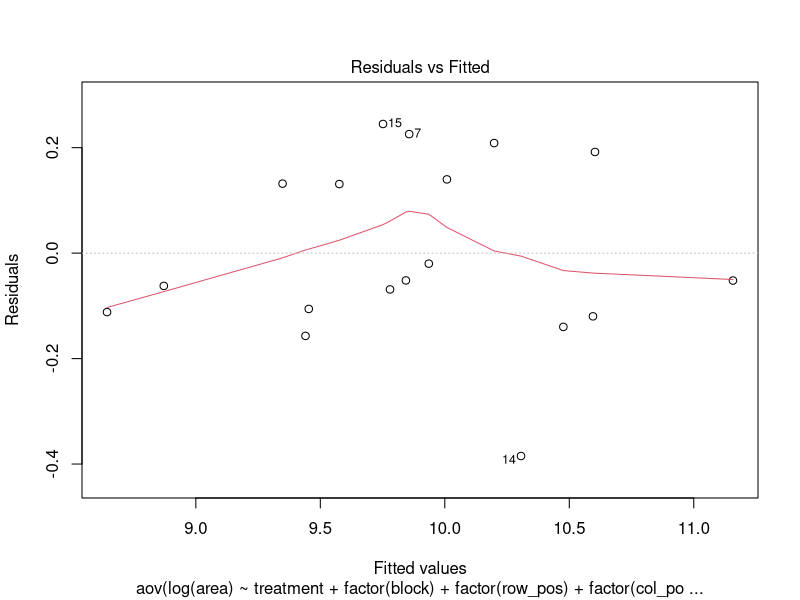
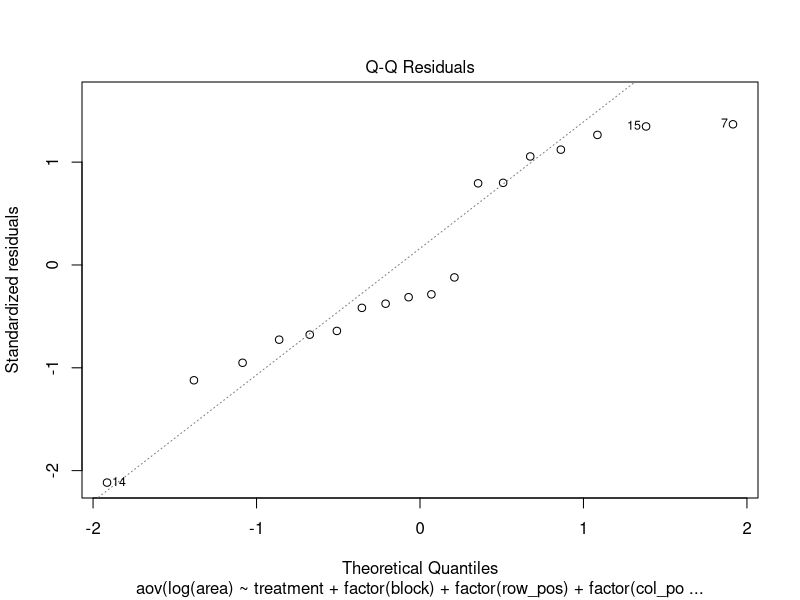
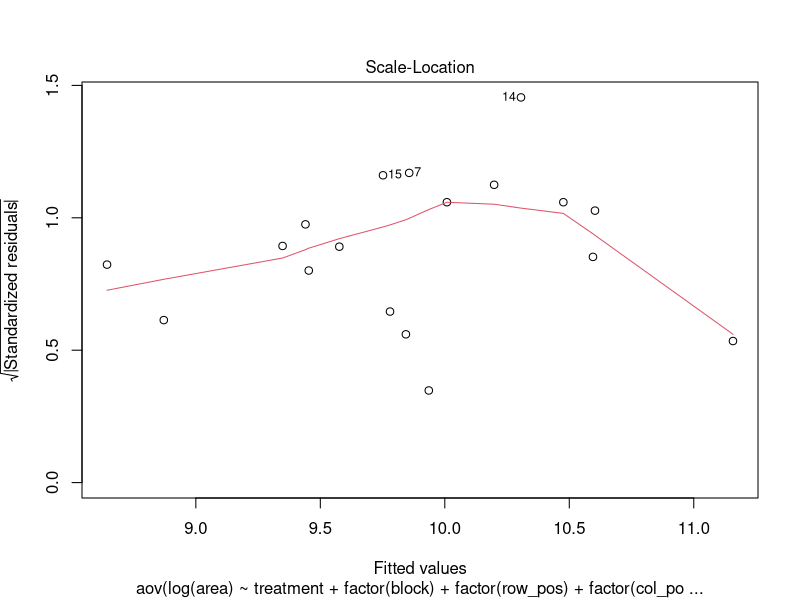
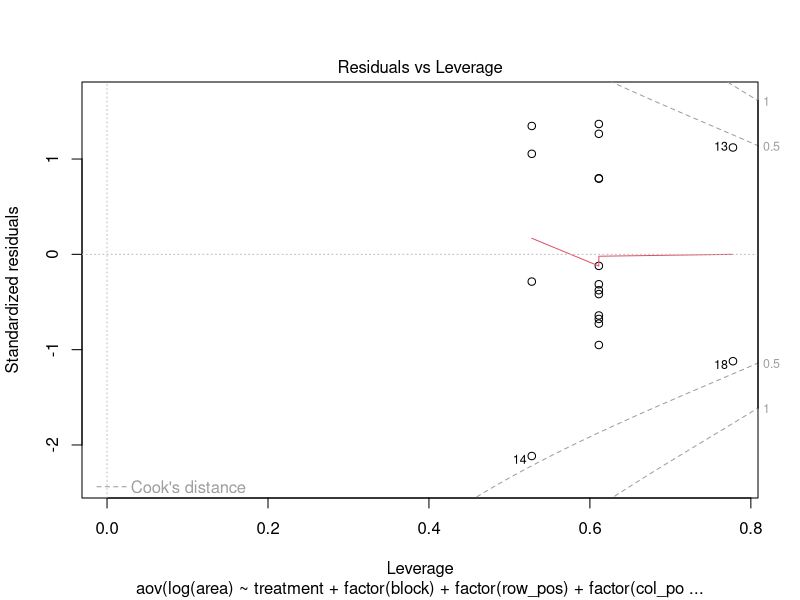
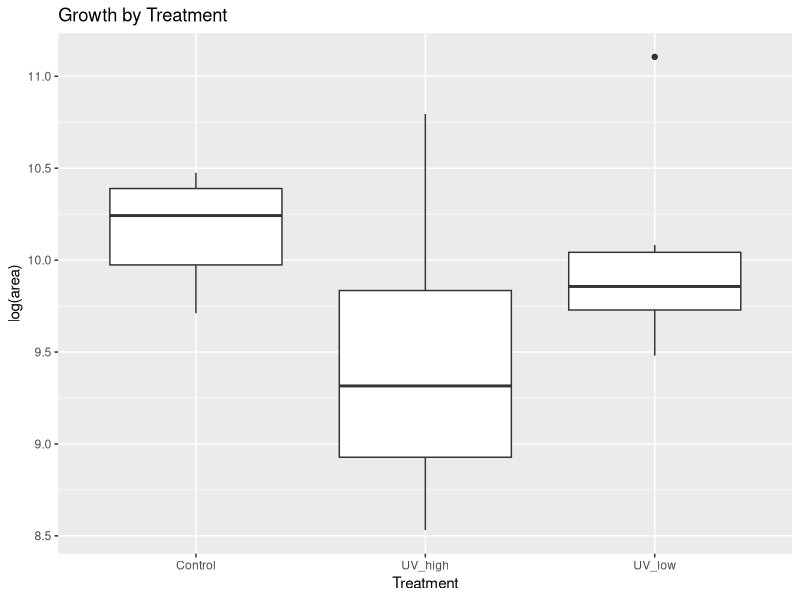
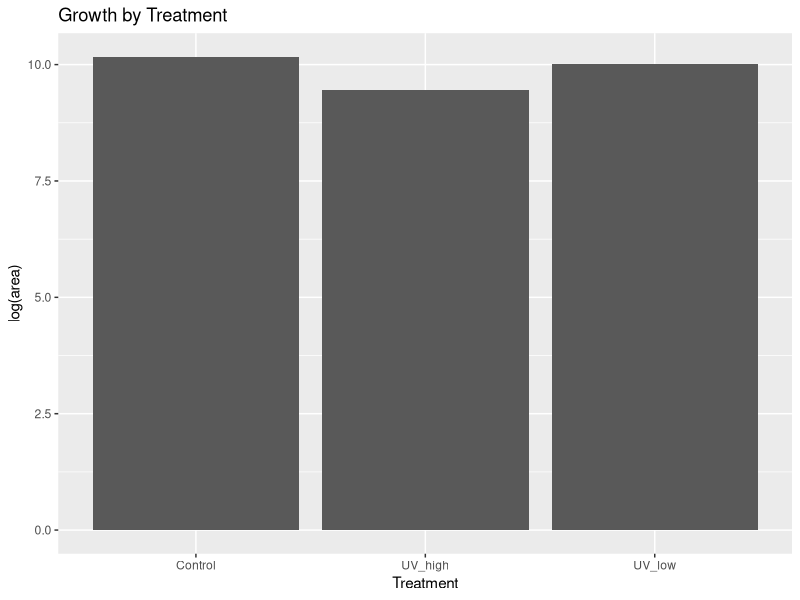
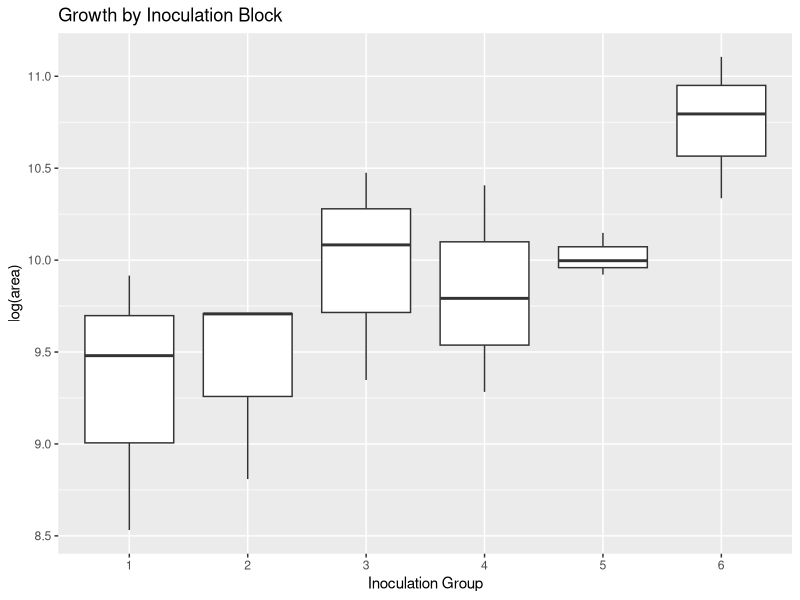
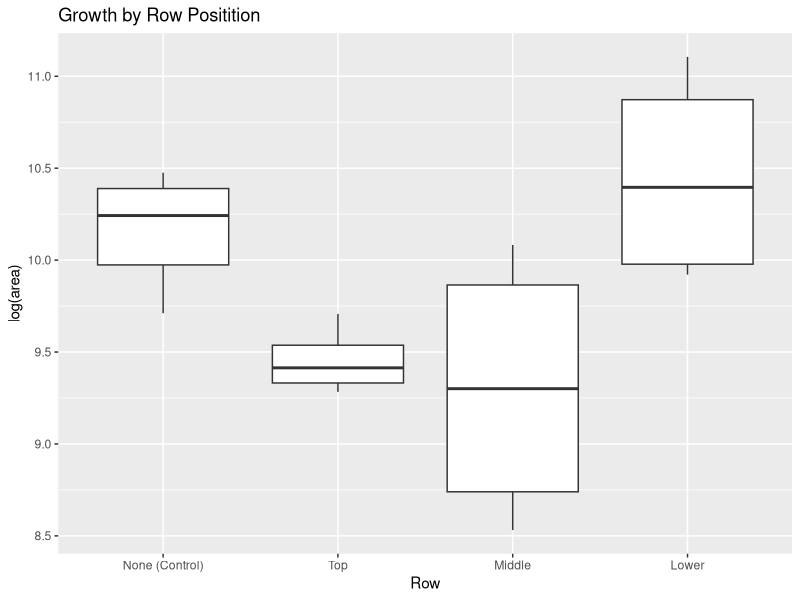

Reproduce these figures in R, in order.
## ---- chunk 1
knitr::opts_chunk$set(echo = TRUE)
## ---- chunk 2
require(ggplot2)
require(gmodels)

## ---- chunk 3

## Inoculation Order
treatments <- c("UV_high","UV_low","Control")

df_order <- data.frame(plate=c(1:18),
                       treatment=c(replicate(6, sample(
                         treatments,3,replace=FALSE)))
                            )
df_order

## Treatment counts
table(df_order$treatment)

## Inoculation order
list(df_order$treatment)
## ---- chunk 4
#Data
df <- data.frame(plate=c(1:18),
                 treatment=c("UV_high", "UV_low",  "Control", "Control", "UV_high", "UV_low",  
                             "UV_low",  "UV_high", "Control", "UV_low", "UV_high", "Control", 
                             "Control", "UV_low",  "UV_high", "UV_high", "UV_low",  "Control"),
                 block=rep(c(1:6), each=3), 
                 row_pos=c(2,1,0,0,2,1,2,1,0,2,1,0,0,3,3,3,3,0), 
                 col_pos=c(1,1,0,0,2,2,1,1,0,2,2,0,0,1,1,2,2,0),
                 area=c(5072,13098,20247,16500,6695,16438,
                        23926,11473,35428,17890,10758,33088,
                        25549,20358, 21955,48781,66536,30833)
                 )
df$log_area <- log(df$area)

#Light sources placed 22 and 11 cm
D_h = "22cm"
D_l = "11cm"

#UV light applied to treatment plates for 45 seconds  
## ---- chunk 5
##Analysis
tapply(log(df$area), df$treatment, mean)

#ANOVA
mod <- aov(log(area)~treatment + factor(block) + factor(row_pos) + factor(col_pos), data=df)
summary(mod)
TukeyHSD(mod)


## ---- chunk 6
## Plots
plot(mod)

ggplot(data=df)+
  geom_boxplot(aes(x=factor(treatment), y=log(area))) +
  ggtitle("Growth by Treatment") +
  xlab("Treatment")

ggplot(data=df)+
    stat_summary(aes(x=treatment, y=log(area)), fun=mean, geom="bar") +
    ggtitle("Growth by Treatment") +
    xlab("Treatment")

ggplot(data=df)+
  geom_boxplot(aes(x=factor(block), y=log(area))) +
  ggtitle("Growth by Inoculation Block") +
  xlab("Inoculation Group")

ggplot(data=df)+
  geom_boxplot(aes(x=factor(row_pos, labels=c("None (Control)", "Top", "Middle", "Lower")), y=log(area))) +
  ggtitle("Growth by Row Positition") +
  xlab("Row")
## ---- chunk 7
##Sample size calculations

#All treatments vary

#Growth
gm <- mean(df$log_area)

tau_uv <- tapply(df$log_area, INDEX=df$treatment, FUN=mean) - gm
ms_res = 0.07
diff <- min(abs(apply(combn(c(tau_uv),2), 2, diff)))
delta <- (diff)/sqrt(ms_res)

n <- ceiling(2*(qnorm(1-0.025) + qnorm(0.8))^2/(delta)^2)

N <- n*3

print(n)
print(N)
## ---- chunk 8
write.csv(df, "C:\\Users\\olive\\Desktop\\results.csv", row.names=TRUE)
